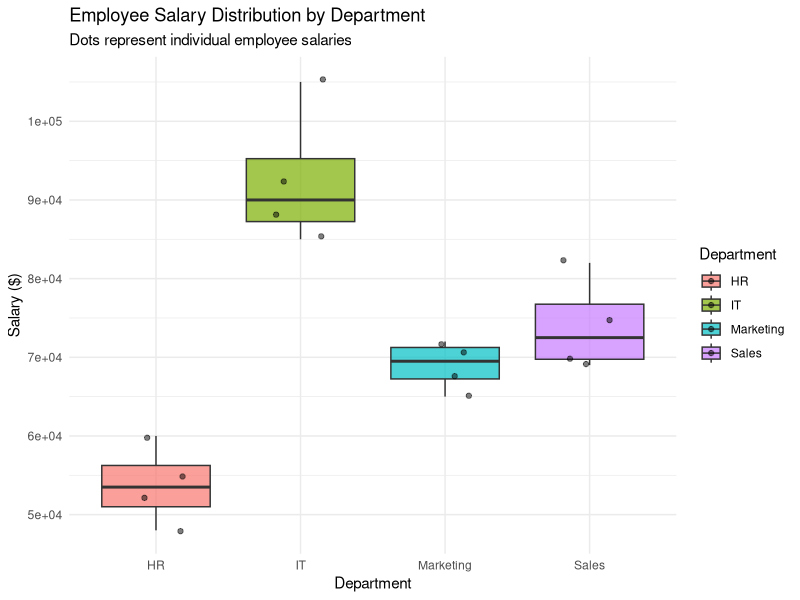

The R script that drew this image:
library(ggplot2)
library(dplyr)

# 1. Load the data
data <- read.csv("../data/cleaned_salary_data.csv")

# 2. Boxplot: Salary Distribution by Department
p1 <- ggplot(data, aes(x = Department, y = Salary, fill = Department)) +
  geom_boxplot(alpha = 0.7) +
  geom_jitter(width = 0.2, alpha = 0.5) + # Adds individual dots for employees
  theme_minimal() +
  labs(title = "Employee Salary Distribution by Department",
       subtitle = "Dots represent individual employee salaries",
       x = "Department", y = "Salary ($)")

# Bar Chart: Average Salary per Department
dept_avg <- data %>%
  group_by(Department) %>%
  summarise(AverageSalary = mean(Salary))

p2 <- ggplot(dept_avg, aes(x = Department, y = AverageSalary, fill = Department)) +
  geom_bar(stat = "identity") +
  theme_classic() +
  labs(title = "Average Salary Comparison",
       x = "Department", y = "Average Salary ($)")

# Save the Final Report
ggsave("../data/salary_report.png", plot = p1, width = 8, height = 5)
print("Project 3: Salary report generated successfully!")